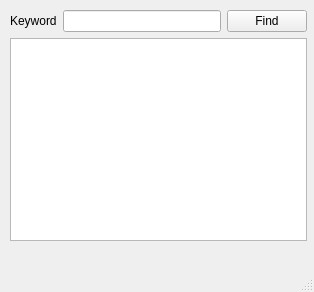
<?xml version="1.0" encoding="UTF-8"?>
<ui version="4.0">
 <class>TextFinder</class>
 <widget class="QMainWindow" name="TextFinder">
  <property name="geometry">
   <rect>
    <x>0</x>
    <y>0</y>
    <width>314</width>
    <height>292</height>
   </rect>
  </property>
  <property name="windowTitle">
   <string>TextFinder</string>
  </property>
  <widget class="QWidget" name="centralwidget">
   <widget class="QWidget" name="">
    <property name="geometry">
     <rect>
      <x>10</x>
      <y>10</y>
      <width>297</width>
      <height>231</height>
     </rect>
    </property>
    <layout class="QVBoxLayout" name="verticalLayout">
     <item>
      <layout class="QHBoxLayout" name="horizontalLayout">
       <item>
        <widget class="QLabel" name="label">
         <property name="text">
          <string>Keyword</string>
         </property>
        </widget>
       </item>
       <item>
        <widget class="QLineEdit" name="lineEdit"/>
       </item>
       <item>
        <widget class="QPushButton" name="findButton">
         <property name="text">
          <string>Find</string>
         </property>
        </widget>
       </item>
      </layout>
     </item>
     <item>
      <widget class="QTextEdit" name="textEdit"/>
     </item>
    </layout>
   </widget>
  </widget>
  <widget class="QMenuBar" name="menubar">
   <property name="geometry">
    <rect>
     <x>0</x>
     <y>0</y>
     <width>314</width>
     <height>26</height>
    </rect>
   </property>
  </widget>
  <widget class="QStatusBar" name="statusbar"/>
 </widget>
 <resources/>
 <connections/>
</ui>
